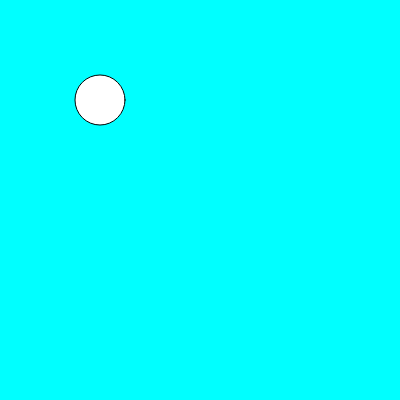
Frame 1 (no input)
Frame 60 (no input): identical to frame 1, image omitted
Frame 120 (the mouse pressed at the canvas centre since frame 60): identical to frame 1, image omitted

The p5.js sketch that drew this single still picture (run headless with seeded random() and noise() and a simulated clock; from frame 60 on, the mouse is pressed at the canvas centre):

// p5.js sketch
// ── sketch.js
function setup() {
  createCanvas(400, 400);
}

function draw() {
  background("aqua");
  circle(100, 100, 50)
}
